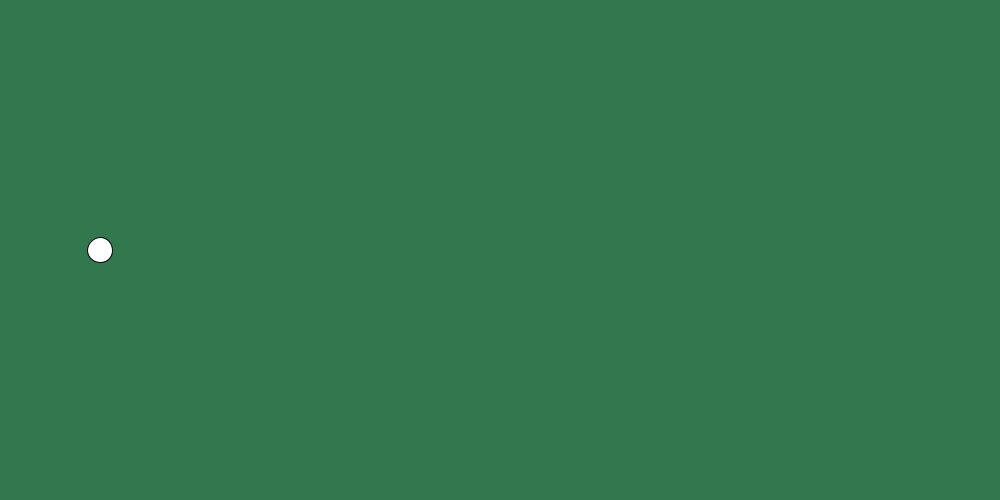
Frame 1 (no input)
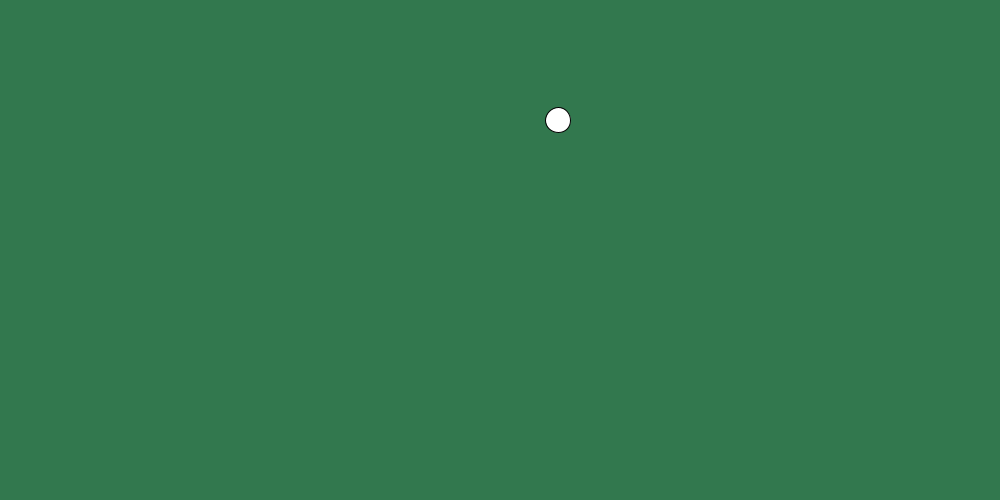
Frame 60 (the mouse pressed at the canvas centre just before this capture)
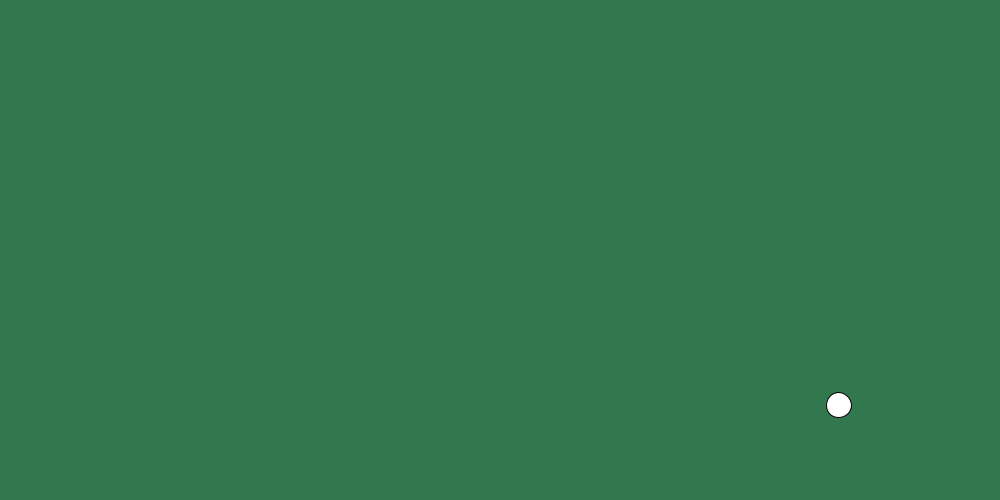
Frame 120 (the mouse held since frame 60 and released just before this capture)

The Processing sketch that drew these frames (run headless with seeded random() and noise(); from frame 60 on, the mouse is pressed at the canvas centre):

// Processing sketch: Sketch_3_1
// ── Sketch_3_1.pde
//Felipe Ramires & Hans Nielen
//Topic 3 Forces
//Assignment 3.1

PVector start; 
PVector startSpeed;
Ball ball;
void setup(){
  size(1000,500);
  start = new PVector(100, height/2);
  startSpeed = new PVector(8,-8);
  background(50,120,78);
  ball = new Ball(start,startSpeed);
}

void draw(){
 background(50,120,78);
 ball.ballDisplay();
 ball.ballUpdate();
}

// ── Ball_class.pde
class Ball{
  int sizeBall = 25;
  PVector pos;
  PVector speed;
  PVector acceleration = new PVector(-0.008,0.2);
  Ball(PVector start, PVector startSpeed){
  pos = start;
  speed = startSpeed;
  }
  
  void ballDisplay(){
    ellipse(pos.x, pos.y, sizeBall, sizeBall);
  }
  
  void ballUpdate(){
    if (pos.y >=400){
     acceleration = new PVector(0,0);
     println(speed.x);     
     speed = new PVector(0,0);

    }
    pos.add(speed);
    speed.add(acceleration);
    //speed.mult(0.995);
  }
  
  void ballLaunch(){
    
  }
  
}
